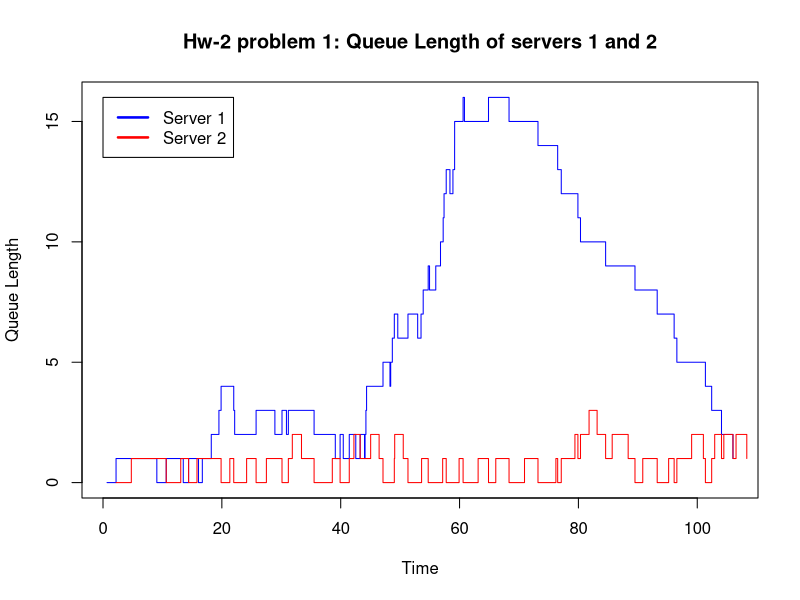

This figure's R source:
rm(list = ls())
gc()

SimData <- data.frame(Arrival1=as.numeric(), ServiceTime1=as.numeric(), ServiceTime2=as.numeric())
# tt = Total Time
# NOA = Number of Arrivals
# NOD = Number of Departure
# s = Stage of the System
# TA = Time of Next Arrival
# TD = Time of Next Departure
t = 0
NOA = 0
NOD = 0
tt = 60
s = 1
i = 1


while(t<tt) {
  # Code for generating random arrival times using exponential distribution
  X = rexp(1,rate = 0.5)
  t = t+X
    # Code for generating random servie times using uniform distribution and storing arrival and service times
  SimData[nrow(SimData)+1,] = c(t,5*runif(1),rnorm(1,mean=2, sd=0.5)) 
   i=i+1
}
SimData$ServiceTime2[SimData$ServiceTime2<0]<-0

Departure1 <- NA
SimData <- cbind(SimData,Departure1)

for (j in 1:length(SimData$Arrival1)) {
  if (j==1) {
    SimData$Departure1[j] = SimData$Arrival1[j] + SimData$ServiceTime1[j]
  }
  else {
    if (SimData$Departure1[j-1] < SimData$Arrival1[j]) {
      SimData$Departure1[j] = SimData$Arrival1[j] + SimData$ServiceTime1[j]
      }
    else {
      SimData$Departure1[j] = SimData$Departure1[j-1] + SimData$ServiceTime1[j]
    }
  }
}

Arrival2 <- SimData$Departure1
SimData <- cbind(SimData,Arrival2)


Departure2 <- NA
SimData <- cbind(SimData,Departure2)

for (j in 1:length(SimData$Arrival2)) {
  if (j==1) {
    SimData$Departure2[j] = SimData$Arrival2[j] + SimData$ServiceTime2[j]
  }
  else {
    if (SimData$Departure2[j-1] < SimData$Arrival2[j]) {
      SimData$Departure2[j] = SimData$Arrival2[j] + SimData$ServiceTime2[j]
    }
    else {
      SimData$Departure2[j] = SimData$Departure2[j-1] + SimData$ServiceTime2[j]
    }
  }
}


# Calculating Queue Length for Server 1
Events1 <- NA
Events1 = c(SimData$Arrival1,SimData$Departure1)
OrderedEvents1 = Events1[order(Events1)]
QueueLength1 <- NA
for(k in 1:length(OrderedEvents1)) {
  NOA1 = sum(SimData$Arrival1 < OrderedEvents1[k]) # NUmber of arrivals
  NOD1 = sum(SimData$Departure1 < OrderedEvents1[k]) # Number of departures
  QueueLength1[k] = NOA1 - NOD1
}

# Calculating Queue Length for server 2
Events2 <- NA
Events2 = c(SimData$Arrival2,SimData$Departure2)
OrderedEvents2 = Events2[order(Events2)]
QueueLength2 <- NA
for(k in 1:length(OrderedEvents2)) {
  NOA2 = sum(SimData$Arrival2 < OrderedEvents2[k]) # NUmber of arrivals
  NOD2 = sum(SimData$Departure2 < OrderedEvents2[k]) # Number of departures
  QueueLength2[k] = NOA2 - NOD2
}


plot(OrderedEvents1,QueueLength1, type = "s,S", xlab = "Time", ylab = "Queue Length", col = "blue")
# plot(OrderedEvents2,QueueLength2, type = "s,S", xlab = "Time", ylab = "Queue Length Server-2", col = "blue")
lines(OrderedEvents2,QueueLength2, type = "s,S", col = "red")

title("Hw-2 problem 1: Queue Length of servers 1 and 2")

legend(0,max(QueueLength1), c("Server 1", "Server 2"), lty=c(1,1), lwd=c(2.5,2.5),col=c("blue", "red")) 




